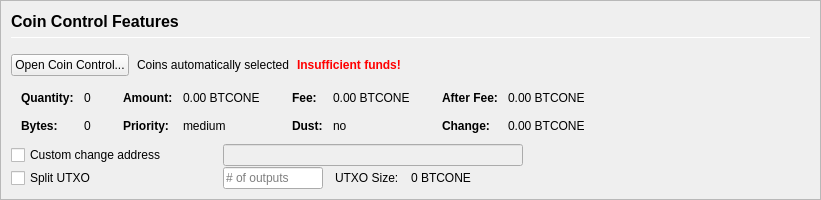
         <widget class="QFrame" name="frameCoinControl">
          <property name="sizePolicy">
           <sizepolicy hsizetype="Expanding" vsizetype="Expanding">
            <horstretch>0</horstretch>
            <verstretch>0</verstretch>
           </sizepolicy>
          </property>
          <property name="maximumSize">
           <size>
            <width>16777215</width>
            <height>16777215</height>
           </size>
          </property>
          <property name="frameShape">
           <enum>QFrame::StyledPanel</enum>
          </property>
          <property name="frameShadow">
           <enum>QFrame::Sunken</enum>
          </property>
          <layout class="QVBoxLayout" name="verticalLayoutCoinControl2">
           <property name="spacing">
            <number>0</number>
           </property>
           <property name="leftMargin">
            <number>0</number>
           </property>
           <property name="topMargin">
            <number>0</number>
           </property>
           <property name="rightMargin">
            <number>0</number>
           </property>
           <property name="bottomMargin">
            <number>0</number>
           </property>
           <item>
            <widget class="QFrame" name="frameCoinControl_BG">
             <layout class="QVBoxLayout" name="verticalLayoutCoinControl" stretch="0,0,0,0,0,0">
              <property name="spacing">
               <number>1</number>
              </property>
              <property name="leftMargin">
               <number>10</number>
              </property>
              <property name="topMargin">
               <number>10</number>
              </property>
              <item>
               <layout class="QHBoxLayout" name="horizontalLayoutCoinControl1">
                <property name="bottomMargin">
                 <number>15</number>
                </property>
                <item>
                 <layout class="QVBoxLayout" name="verticalLayout_3">
                  <property name="spacing">
                   <number>6</number>
                  </property>
                  <item>
                   <widget class="QLabel" name="labelCoinControlFeatures">
                    <property name="sizePolicy">
                     <sizepolicy hsizetype="Preferred" vsizetype="Maximum">
                      <horstretch>0</horstretch>
                      <verstretch>0</verstretch>
                     </sizepolicy>
                    </property>
                    <property name="minimumSize">
                     <size>
                      <width>0</width>
                      <height>20</height>
                     </size>
                    </property>
                    <property name="font">
                     <font>
                      <pointsize>12</pointsize>
                      <weight>75</weight>
                      <bold>true</bold>
                     </font>
                    </property>
                    <property name="styleSheet">
                     <string notr="true">font-weight:bold;</string>
                    </property>
                    <property name="text">
                     <string>Coin Control Features</string>
                    </property>
                   </widget>
                  </item>
                  <item>
                   <widget class="Line" name="line">
                    <property name="minimumSize">
                     <size>
                      <width>0</width>
                      <height>1</height>
                     </size>
                    </property>
                    <property name="maximumSize">
                     <size>
                      <width>16777215</width>
                      <height>1</height>
                     </size>
                    </property>
                    <property name="orientation">
                     <enum>Qt::Horizontal</enum>
                    </property>
                   </widget>
                  </item>
                 </layout>
                </item>
               </layout>
              </item>
              <item>
               <layout class="QHBoxLayout" name="horizontalLayoutCoinControl2" stretch="0,0,0,0">
                <property name="spacing">
                 <number>8</number>
                </property>
                <property name="bottomMargin">
                 <number>10</number>
                </property>
                <item>
                 <widget class="QPushButton" name="pushButtonCoinControl">
                  <property name="styleSheet">
                   <string notr="true"/>
                  </property>
                  <property name="text">
                   <string>Open Coin Control...</string>
                  </property>
                  <property name="autoDefault">
                   <bool>false</bool>
                  </property>
                 </widget>
                </item>
                <item>
                 <widget class="QLabel" name="labelCoinControlAutomaticallySelected">
                  <property name="text">
                   <string>Coins automatically selected</string>
                  </property>
                  <property name="margin">
                   <number>5</number>
                  </property>
                 </widget>
                </item>
                <item>
                 <widget class="QLabel" name="labelCoinControlInsuffFunds">
                  <property name="font">
                   <font>
                    <weight>75</weight>
                    <bold>true</bold>
                   </font>
                  </property>
                  <property name="styleSheet">
                   <string notr="true">color:red;font-weight:bold;</string>
                  </property>
                  <property name="text">
                   <string>Insufficient funds!</string>
                  </property>
                  <property name="margin">
                   <number>5</number>
                  </property>
                 </widget>
                </item>
                <item>
                 <spacer name="horizontalSpacerCoinControl">
                  <property name="orientation">
                   <enum>Qt::Horizontal</enum>
                  </property>
                  <property name="sizeHint" stdset="0">
                   <size>
                    <width>40</width>
                    <height>1</height>
                   </size>
                  </property>
                 </spacer>
                </item>
               </layout>
              </item>
              <item>
               <widget class="QWidget" name="widgetCoinControl" native="true">
                <property name="sizePolicy">
                 <sizepolicy hsizetype="Preferred" vsizetype="Preferred">
                  <horstretch>0</horstretch>
                  <verstretch>0</verstretch>
                 </sizepolicy>
                </property>
                <property name="minimumSize">
                 <size>
                  <width>0</width>
                  <height>0</height>
                 </size>
                </property>
                <property name="styleSheet">
                 <string notr="true"/>
                </property>
                <layout class="QHBoxLayout" name="horizontalLayoutCoinControl5">
                 <property name="leftMargin">
                  <number>0</number>
                 </property>
                 <property name="topMargin">
                  <number>0</number>
                 </property>
                 <property name="rightMargin">
                  <number>0</number>
                 </property>
                 <property name="bottomMargin">
                  <number>0</number>
                 </property>
                 <item>
                  <layout class="QHBoxLayout" name="horizontalLayoutCoinControl3" stretch="0,0,0,1">
                   <property name="spacing">
                    <number>20</number>
                   </property>
                   <property name="topMargin">
                    <number>0</number>
                   </property>
                   <property name="bottomMargin">
                    <number>10</number>
                   </property>
                   <item>
                    <layout class="QFormLayout" name="formLayoutCoinControl1">
                     <property name="horizontalSpacing">
                      <number>10</number>
                     </property>
                     <property name="verticalSpacing">
                      <number>14</number>
                     </property>
                     <property name="leftMargin">
                      <number>10</number>
                     </property>
                     <property name="topMargin">
                      <number>4</number>
                     </property>
                     <property name="rightMargin">
                      <number>6</number>
                     </property>
                     <item row="0" column="0">
                      <widget class="QLabel" name="labelCoinControlQuantityText">
                       <property name="font">
                        <font>
                         <weight>75</weight>
                         <bold>true</bold>
                        </font>
                       </property>
                       <property name="text">
                        <string>Quantity:</string>
                       </property>
                       <property name="margin">
                        <number>0</number>
                       </property>
                      </widget>
                     </item>
                     <item row="0" column="1">
                      <widget class="QLabel" name="labelCoinControlQuantity">
                       <property name="cursor">
                        <cursorShape>IBeamCursor</cursorShape>
                       </property>
                       <property name="contextMenuPolicy">
                        <enum>Qt::ActionsContextMenu</enum>
                       </property>
                       <property name="text">
                        <string notr="true">0</string>
                       </property>
                       <property name="margin">
                        <number>0</number>
                       </property>
                       <property name="textInteractionFlags">
                        <set>Qt::LinksAccessibleByMouse|Qt::TextSelectableByKeyboard|Qt::TextSelectableByMouse</set>
                       </property>
                      </widget>
                     </item>
                     <item row="1" column="0">
                      <widget class="QLabel" name="labelCoinControlBytesText">
                       <property name="font">
                        <font>
                         <weight>75</weight>
                         <bold>true</bold>
                        </font>
                       </property>
                       <property name="text">
                        <string>Bytes:</string>
                       </property>
                      </widget>
                     </item>
                     <item row="1" column="1">
                      <widget class="QLabel" name="labelCoinControlBytes">
                       <property name="cursor">
                        <cursorShape>IBeamCursor</cursorShape>
                       </property>
                       <property name="contextMenuPolicy">
                        <enum>Qt::ActionsContextMenu</enum>
                       </property>
                       <property name="text">
                        <string notr="true">0</string>
                       </property>
                       <property name="textInteractionFlags">
                        <set>Qt::LinksAccessibleByMouse|Qt::TextSelectableByKeyboard|Qt::TextSelectableByMouse</set>
                       </property>
                      </widget>
                     </item>
                    </layout>
                   </item>
                   <item>
                    <layout class="QFormLayout" name="formLayoutCoinControl2">
                     <property name="horizontalSpacing">
                      <number>10</number>
                     </property>
                     <property name="verticalSpacing">
                      <number>14</number>
                     </property>
                     <property name="leftMargin">
                      <number>6</number>
                     </property>
                     <property name="topMargin">
                      <number>4</number>
                     </property>
                     <property name="rightMargin">
                      <number>6</number>
                     </property>
                     <item row="0" column="0">
                      <widget class="QLabel" name="labelCoinControlAmountText">
                       <property name="font">
                        <font>
                         <weight>75</weight>
                         <bold>true</bold>
                        </font>
                       </property>
                       <property name="text">
                        <string>Amount:</string>
                       </property>
                       <property name="margin">
                        <number>0</number>
                       </property>
                      </widget>
                     </item>
                     <item row="0" column="1">
                      <widget class="QLabel" name="labelCoinControlAmount">
                       <property name="cursor">
                        <cursorShape>IBeamCursor</cursorShape>
                       </property>
                       <property name="contextMenuPolicy">
                        <enum>Qt::ActionsContextMenu</enum>
                       </property>
                       <property name="text">
                        <string notr="true">0.00 BTCONE</string>
                       </property>
                       <property name="textInteractionFlags">
                        <set>Qt::LinksAccessibleByMouse|Qt::TextSelectableByKeyboard|Qt::TextSelectableByMouse</set>
                       </property>
                      </widget>
                     </item>
                     <item row="1" column="0">
                      <widget class="QLabel" name="labelCoinControlPriorityText">
                       <property name="font">
                        <font>
                         <weight>75</weight>
                         <bold>true</bold>
                        </font>
                       </property>
                       <property name="text">
                        <string>Priority:</string>
                       </property>
                      </widget>
                     </item>
                     <item row="1" column="1">
                      <widget class="QLabel" name="labelCoinControlPriority">
                       <property name="cursor">
                        <cursorShape>IBeamCursor</cursorShape>
                       </property>
                       <property name="contextMenuPolicy">
                        <enum>Qt::ActionsContextMenu</enum>
                       </property>
                       <property name="text">
                        <string>medium</string>
                       </property>
                       <property name="textInteractionFlags">
                        <set>Qt::LinksAccessibleByMouse|Qt::TextSelectableByKeyboard|Qt::TextSelectableByMouse</set>
                       </property>
                      </widget>
                     </item>
                    </layout>
                   </item>
                   <item>
                    <layout class="QFormLayout" name="formLayoutCoinControl3">
                     <property name="horizontalSpacing">
                      <number>10</number>
                     </property>
                     <property name="verticalSpacing">
                      <number>14</number>
                     </property>
                     <property name="leftMargin">
                      <number>6</number>
                     </property>
                     <property name="topMargin">
                      <number>4</number>
                     </property>
                     <property name="rightMargin">
                      <number>6</number>
                     </property>
                     <item row="0" column="0">
                      <widget class="QLabel" name="labelCoinControlFeeText">
                       <property name="font">
                        <font>
                         <weight>75</weight>
                         <bold>true</bold>
                        </font>
                       </property>
                       <property name="text">
                        <string>Fee:</string>
                       </property>
                       <property name="margin">
                        <number>0</number>
                       </property>
                      </widget>
                     </item>
                     <item row="0" column="1">
                      <widget class="QLabel" name="labelCoinControlFee">
                       <property name="cursor">
                        <cursorShape>IBeamCursor</cursorShape>
                       </property>
                       <property name="contextMenuPolicy">
                        <enum>Qt::ActionsContextMenu</enum>
                       </property>
                       <property name="text">
                        <string notr="true">0.00 BTCONE</string>
                       </property>
                       <property name="textInteractionFlags">
                        <set>Qt::LinksAccessibleByMouse|Qt::TextSelectableByKeyboard|Qt::TextSelectableByMouse</set>
                       </property>
                      </widget>
                     </item>
                     <item row="1" column="0">
                      <widget class="QLabel" name="labelCoinControlLowOutputText">
                       <property name="font">
                        <font>
                         <weight>75</weight>
                         <bold>true</bold>
                        </font>
                       </property>
                       <property name="text">
                        <string>Dust:</string>
                       </property>
                      </widget>
                     </item>
                     <item row="1" column="1">
                      <widget class="QLabel" name="labelCoinControlLowOutput">
                       <property name="cursor">
                        <cursorShape>IBeamCursor</cursorShape>
                       </property>
                       <property name="contextMenuPolicy">
                        <enum>Qt::ActionsContextMenu</enum>
                       </property>
                       <property name="text">
                        <string>no</string>
                       </property>
                       <property name="textInteractionFlags">
                        <set>Qt::LinksAccessibleByMouse|Qt::TextSelectableByKeyboard|Qt::TextSelectableByMouse</set>
                       </property>
                      </widget>
                     </item>
                    </layout>
                   </item>
                   <item>
                    <layout class="QFormLayout" name="formLayoutCoinControl4">
                     <property name="horizontalSpacing">
                      <number>10</number>
                     </property>
                     <property name="verticalSpacing">
                      <number>14</number>
                     </property>
                     <property name="leftMargin">
                      <number>6</number>
                     </property>
                     <property name="topMargin">
                      <number>4</number>
                     </property>
                     <property name="rightMargin">
                      <number>6</number>
                     </property>
                     <item row="0" column="0">
                      <widget class="QLabel" name="labelCoinControlAfterFeeText">
                       <property name="font">
                        <font>
                         <weight>75</weight>
                         <bold>true</bold>
                        </font>
                       </property>
                       <property name="text">
                        <string>After Fee:</string>
                       </property>
                       <property name="margin">
                        <number>0</number>
                       </property>
                      </widget>
                     </item>
                     <item row="0" column="1">
                      <widget class="QLabel" name="labelCoinControlAfterFee">
                       <property name="cursor">
                        <cursorShape>IBeamCursor</cursorShape>
                       </property>
                       <property name="contextMenuPolicy">
                        <enum>Qt::ActionsContextMenu</enum>
                       </property>
                       <property name="text">
                        <string notr="true">0.00 BTCONE</string>
                       </property>
                       <property name="textInteractionFlags">
                        <set>Qt::LinksAccessibleByMouse|Qt::TextSelectableByKeyboard|Qt::TextSelectableByMouse</set>
                       </property>
                      </widget>
                     </item>
                     <item row="1" column="0">
                      <widget class="QLabel" name="labelCoinControlChangeText">
                       <property name="font">
                        <font>
                         <weight>75</weight>
                         <bold>true</bold>
                        </font>
                       </property>
                       <property name="text">
                        <string>Change:</string>
                       </property>
                      </widget>
                     </item>
                     <item row="1" column="1">
                      <widget class="QLabel" name="labelCoinControlChange">
                       <property name="cursor">
                        <cursorShape>IBeamCursor</cursorShape>
                       </property>
                       <property name="contextMenuPolicy">
                        <enum>Qt::ActionsContextMenu</enum>
                       </property>
                       <property name="text">
                        <string notr="true">0.00 BTCONE</string>
                       </property>
                       <property name="textInteractionFlags">
                        <set>Qt::LinksAccessibleByMouse|Qt::TextSelectableByKeyboard|Qt::TextSelectableByMouse</set>
                       </property>
                      </widget>
                     </item>
                    </layout>
                   </item>
                  </layout>
                 </item>
                </layout>
               </widget>
              </item>
              <item>
               <layout class="QHBoxLayout" name="horizontalLayoutCoinControl4">
                <property name="spacing">
                 <number>12</number>
                </property>
                <property name="sizeConstraint">
                 <enum>QLayout::SetDefaultConstraint</enum>
                </property>
                <property name="topMargin">
                 <number>0</number>
                </property>
                <property name="rightMargin">
                 <number>0</number>
                </property>
                <item>
                 <widget class="QCheckBox" name="checkBoxCoinControlChange">
                  <property name="sizePolicy">
                   <sizepolicy hsizetype="Preferred" vsizetype="Preferred">
                    <horstretch>0</horstretch>
                    <verstretch>0</verstretch>
                   </sizepolicy>
                  </property>
                  <property name="minimumSize">
                   <size>
                    <width>200</width>
                    <height>0</height>
                   </size>
                  </property>
                  <property name="maximumSize">
                   <size>
                    <width>200</width>
                    <height>16777215</height>
                   </size>
                  </property>
                  <property name="toolTip">
                   <string>If this is activated, but the change address is empty or invalid, change will be sent to a newly generated address.</string>
                  </property>
                  <property name="text">
                   <string>Custom change address</string>
                  </property>
                 </widget>
                </item>
                <item>
                 <widget class="QValidatedLineEdit" name="lineEditCoinControlChange">
                  <property name="enabled">
                   <bool>false</bool>
                  </property>
                  <property name="sizePolicy">
                   <sizepolicy hsizetype="Preferred" vsizetype="Preferred">
                    <horstretch>0</horstretch>
                    <verstretch>0</verstretch>
                   </sizepolicy>
                  </property>
                  <property name="minimumSize">
                   <size>
                    <width>300</width>
                    <height>0</height>
                   </size>
                  </property>
                 </widget>
                </item>
                <item>
                 <widget class="QLabel" name="labelCoinControlChangeLabel">
                  <property name="sizePolicy">
                   <sizepolicy hsizetype="Preferred" vsizetype="Preferred">
                    <horstretch>0</horstretch>
                    <verstretch>0</verstretch>
                   </sizepolicy>
                  </property>
                  <property name="minimumSize">
                   <size>
                    <width>100</width>
                    <height>0</height>
                   </size>
                  </property>
                  <property name="text">
                   <string/>
                  </property>
                  <property name="margin">
                   <number>3</number>
                  </property>
                 </widget>
                </item>
               </layout>
              </item>
              <item>
               <layout class="QHBoxLayout" name="horizontalLayoutCoinControl6">
                <property name="spacing">
                 <number>12</number>
                </property>
                <property name="rightMargin">
                 <number>0</number>
                </property>
                <item>
                 <widget class="QCheckBox" name="splitBlockCheckBox">
                  <property name="sizePolicy">
                   <sizepolicy hsizetype="Preferred" vsizetype="Preferred">
                    <horstretch>0</horstretch>
                    <verstretch>0</verstretch>
                   </sizepolicy>
                  </property>
                  <property name="minimumSize">
                   <size>
                    <width>200</width>
                    <height>0</height>
                   </size>
                  </property>
                  <property name="maximumSize">
                   <size>
                    <width>200</width>
                    <height>16777215</height>
                   </size>
                  </property>
                  <property name="text">
                   <string>Split UTXO</string>
                  </property>
                 </widget>
                </item>
                <item>
                 <widget class="QLineEdit" name="splitBlockLineEdit">
                  <property name="sizePolicy">
                   <sizepolicy hsizetype="Preferred" vsizetype="Preferred">
                    <horstretch>50</horstretch>
                    <verstretch>0</verstretch>
                   </sizepolicy>
                  </property>
                  <property name="minimumSize">
                   <size>
                    <width>100</width>
                    <height>0</height>
                   </size>
                  </property>
                  <property name="maximumSize">
                   <size>
                    <width>100</width>
                    <height>16777215</height>
                   </size>
                  </property>
                  <property name="placeholderText">
                   <string># of outputs</string>
                  </property>
                 </widget>
                </item>
                <item>
                 <widget class="QLabel" name="labelBlockSizeText">
                  <property name="text">
                   <string>UTXO Size:</string>
                  </property>
                 </widget>
                </item>
                <item>
                 <widget class="QLabel" name="labelBlockSize">
                  <property name="text">
                   <string>0 BTCONE</string>
                  </property>
                 </widget>
                </item>
                <item>
                 <spacer name="horizontalSpacer_7">
                  <property name="orientation">
                   <enum>Qt::Horizontal</enum>
                  </property>
                  <property name="sizeHint" stdset="0">
                   <size>
                    <width>40</width>
                    <height>20</height>
                   </size>
                  </property>
                 </spacer>
                </item>
               </layout>
              </item>
              <item>
               <spacer name="verticalSpacerCoinControl">
                <property name="orientation">
                 <enum>Qt::Vertical</enum>
                </property>
                <property name="sizeHint" stdset="0">
                 <size>
                  <width>800</width>
                  <height>1</height>
                 </size>
                </property>
               </spacer>
              </item>
             </layout>
            </widget>
           </item>
          </layout>
         </widget>
